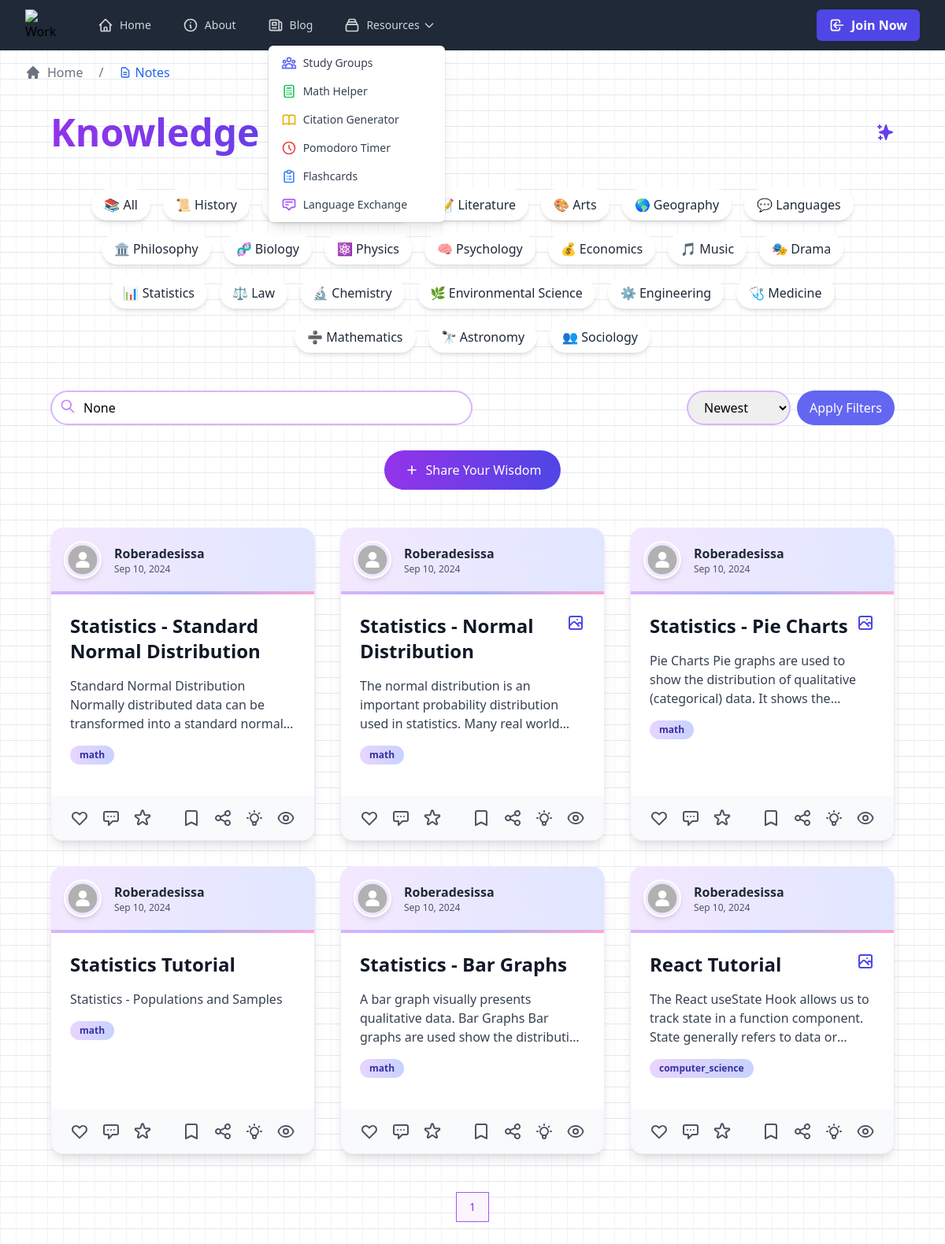
The app's page /notes with its own data.
### models/notes.py (models this page shows, shortened)
class Note(db.Model):
    id = db.Column(db.Integer, primary_key=True)
    title = db.Column(db.String(100), nullable=False)
    summary = db.Column(db.Text, nullable=False)
    content = db.Column(db.Text, nullable=False)
    date_posted = db.Column(
        db.DateTime, nullable=False, default=datetime.now(timezone.utc)
    )
    subject = db.Column(db.String(50), nullable=False)
    user_id = db.Column(db.Integer, db.ForeignKey("user.id"), nullable=False)
    ratings = db.Column(db.Text, default="[]")
    likes = db.relationship(
        "User", secondary=note_likes, backref=db.backref("notes_liked", lazy="dynamic")
    )
    dislikes = db.Column(db.Integer, default=0)
    image_file = db.Column(db.String(20), nullable=True)
    comments = db.relationship("Comment", backref="note", lazy="dynamic")
    tags = db.relationship(
        "Tag", secondary=note_tags, backref=db.backref("notes", lazy="dynamic")
    )
    bookmarks = db.relationship(
        "User",
        secondary=note_bookmarks,
        backref=db.backref("bookmarked_notes", lazy="dynamic"),
    )
    users_who_saved = db.relationship(
        "User", secondary=saved_notes, backref=db.backref("notes_saved", lazy="dynamic")
    )
    views = db.Column(db.Integer, default=0)
    @property
    def ratings_list(self):
        return json.loads(self.ratings)

### models/user.py (models this page shows, shortened)
class User(db.Model, UserMixin):
    id = db.Column(db.Integer, primary_key=True)
    first_name = db.Column(db.String(50), nullable=False)
    last_name = db.Column(db.String(50), nullable=False)
    username = db.Column(db.String(20), unique=True, nullable=False)
    email = db.Column(db.String(120), unique=True, nullable=False)
    password_hash = db.Column(db.String(128), nullable=False)
    school = db.Column(db.String(100), nullable=False)
    major = db.Column(db.String(100), nullable=False)
    year = db.Column(db.String(20), nullable=False)
    posts = db.relationship("Post", backref="author", lazy="dynamic")
    comments = db.relationship('Comment', backref='author', lazy='dynamic')
    bio = db.Column(db.Text)
    location = db.Column(db.String(100))
    website = db.Column(db.String(200))
    notes = db.relationship("Note", backref="author", lazy="dynamic")
    followers = db.relationship('Follow', foreign_keys='Follow.followed_id', backref='followed', lazy='dynamic')
    following = db.relationship('Follow', foreign_keys='Follow.follower_id', backref='follower', lazy='dynamic')
    messages_sent = db.relationship('Message', foreign_keys='Message.sender_id', backref='sender', lazy='dynamic')
    messages_received = db.relationship('Message', foreign_keys='Message.recipient_id', backref='recipient', lazy='dynamic')
    last_message_read_time = db.Column(db.DateTime)
    notifications = db.relationship('Notification', backref='user', lazy='dynamic')
    tasks = db.relationship('Task', backref='user', lazy='dynamic')
    joined_date = db.Column(db.DateTime, default=datetime.utcnow)
    profile_image = db.Column(db.String(20), nullable=False, default='default.jpg')

### routes/main.py (the view, shortened to what this page needs)
@main.route('/notes')
def notes():
    page = request.args.get('page', 1, type=int)
    subject = request.args.get('subject')
    search = request.args.get('search')
    sort = request.args.get('sort', 'newest')
    query = Note.query
    if subject and subject != 'All':
        query = query.filter(Note.subject == subject)
    if sort == 'newest':
        query = query.order_by(Note.date_posted.desc())
    elif sort == 'popular':
        query = query.order_by((Note.likes - Note.dislikes).desc())
    elif sort == 'rated':
        query = query.order_by(Note.rating.desc())
    elif sort == 'oldest':
        query = query.order_by(Note.date_posted.asc())
    elif sort == 'unrated':
        query = query.filter(Note.rating == 0)
    elif sort == 'unseen':
        query = query.filter(Note.views == 0)
    elif sort == 'saved':
        query = query.filter(Note.saved_by.any(id=current_user.id))
    notes = query.paginate(page=page, per_page=9)
    subjects = [
        'All', 'History', 'Computer Science', 'Literature', 'Arts', 'Geography',
        'Languages', 'Philosophy', 'Biology', 'Physics', 'Psychology', 'Economics',
        'Music', 'Drama', 'Statistics', 'Law', 'Chemistry', 'Environmental Science',
        'Engineering', 'Medicine', 'Mathematics', 'Astronomy', 'Sociology'
    ]
    subject_icons = {
        'All': '📚', 'History': '📜', 'Computer Science': '💻', 'Literature': '📝',
        'Arts': '🎨', 'Geography': '🌎', 'Languages': '💬', 'Philosophy': '🏛️',
        'Biology': '🧬', 'Physics': '⚛️', 'Psychology': '🧠', 'Economics': '💰',
        'Music': '🎵', 'Drama': '🎭', 'Statistics': '📊', 'Law': '⚖️',
        'Chemistry': '🔬', 'Environmental Science': '🌿',
        'Engineering': '⚙️',  # Added Engineering
        'Medicine': '🩺',  # Added Medicine
        'Mathematics': '➗',  # Added Mathematics
        'Astronomy': '🔭',  # Added Astronomy
        'Sociology': '👥'  # Added Sociology
    }
    return render_template('notes.html', notes=notes, subjects=subjects, subject_icons=subject_icons,
                           current_subject=subject, current_sort=sort, search_query=search)

### templates/notes.html (shortened to what this page needs)
{% extends "base.html" %}
{% block breadcrumbs %}
{{ super() }}
<span class="mx-5 text-gray-500">/</span>
<span class="text-blue-600 dark:text-blue-400 dark:hover:text-blue-600 flex items-center">
    <svg class="w-4 h-4 mr-1" fill="none" stroke="currentColor" viewBox="0 0 24 24" xmlns="http://www.w3.org/2000/svg">
        <path stroke-linecap="round" stroke-linejoin="round" stroke-width="2"
            d="M9 12h6m-6 4h6m2 5H7a2 2 0 01-2-2V5a2 2 0 012-2h5.586a1 1 0 01.707.293l5.414 5.414a1 1 0 01.293.707V19a2 2 0 01-2 2z">
        </path>
    </svg>
    Notes
</span>
{% endblock %}
{% block content %}
<div class="min-h-screen py-12 px-4 sm:px-6 lg:px-8">
    <div class="max-w-7xl mx-auto">
        <div class="flex flex-col md:flex-row justify-between items-center mb-12">
            <h1 class="text-5xl font-extrabold mb-4 md:mb-0">
                <span class="text-transparent bg-clip-text bg-gradient-to-r from-purple-600 to-indigo-600">Knowledge Nexus</span>
            </h1>
            <div class="flex items-center space-x-4">
            <a href="{{ url_for('main.chatcanva') }}" class="tool-btn" title="View Achievements">
            </a>
            </div>
        </div>
        <div class="mb-12 flex flex-wrap justify-center gap-4">
            {% for subject in subjects %}
            <button class="category-btn px-4 py-2 bg-white text-gray-800 rounded-full shadow-md hover:shadow-lg transition duration-300 ease-in-out {% if subject == current_subject %}bg-indigo-500 text-white{% endif %}" data-subject="{{ subject }}">
                {{ subject_icons[subject] }} {{ subject }}
            </button>
            {% endfor %}
        </div>
        <form id="filter-form" class="flex flex-col md:flex-row justify-between items-center mb-8">
            <div class="relative w-full md:w-1/2 mb-4 md:mb-0">
                <input type="text" id="search" name="search" placeholder="Explore knowledge..." value="{{ search_query }}"
                    class="w-full pl-10 pr-4 py-2 border-2 border-purple-300 rounded-full focus:outline-none focus:border-indigo-500 transition-colors">
                <svg class="absolute left-3 top-2.5 h-5 w-5 text-purple-400" fill="none" stroke="currentColor"
                    viewBox="0 0 24 24" xmlns="http://www.w3.org/2000/svg">
                    <path stroke-linecap="round" stroke-linejoin="round" stroke-width="2"
                        d="M21 21l-6-6m2-5a7 7 0 11-14 0 7 7 0 0114 0z"></path>
                </svg>
            </div>
            <div class="flex space-x-2">
                <select id="sort-by" name="sort"
                    class="border-2 border-purple-300 rounded-full px-4 py-2 focus:outline-none focus:border-indigo-500 transition-colors">
                    <option value="newest" {% if current_sort=='newest' %}selected{% endif %}>Newest</option>
                </select>
                <button type="submit"
                    class="bg-indigo-500 text-white px-4 py-2 rounded-full hover:bg-indigo-600 transition-colors">
                    Apply Filters
                </button>
            </div>
        </form>
        <div class="text-center mb-12">
            <a href="{{ url_for('main.create_note') }}" class="inline-flex items-center px-6 py-3 border border-transparent text-base font-medium rounded-full text-white bg-gradient-to-r from-purple-600 to-indigo-600 hover:from-purple-700 hover:to-indigo-700 focus:outline-none focus:ring-2 focus:ring-offset-2 focus:ring-indigo-500 transition-colors duration-300">
                <svg class="w-5 h-5 mr-2" fill="none" stroke="currentColor" viewBox="0 0 24 24" xmlns="http://www.w3.org/2000/svg">
                    <path stroke-linecap="round" stroke-linejoin="round" stroke-width="2" d="M12 6v6m0 0v6m0-6h6m-6 0H6"></path>
                </svg>
                Share Your Wisdom
            </a>
        </div>
<div class="grid grid-cols-1 md:grid-cols-2 lg:grid-cols-3 gap-8">
    {% for note in notes.items %}
    <div
        class="bg-white rounded-2xl shadow-lg overflow-hidden transition duration-300 hover:shadow-2xl border border-purple-100 transform hover:-translate-y-1 flex flex-col">
        <div class="bg-gradient-to-r from-purple-100 to-indigo-100 p-4 flex items-center space-x-4">
            <img src="{{ note.author.profile_picture or url_for('static', filename='images/default_profile.jpg') }}"
                alt="{{ note.author.username }}" class="w-12 h-12 rounded-full border-2 border-white shadow-md">
            <div>
                <h3 class="font-bold text-gray-800">{{ note.author.username }}</h3>
                <p class="text-xs text-gray-600">{{ note.date_posted.strftime('%b %d, %Y') }}</p>
            </div>
        </div>
        <div class="h-1 bg-gradient-to-r from-purple-300 via-indigo-300 to-pink-300"></div>
        <div class="p-6 flex-grow">
            <div class="flex justify-between items-start mb-4">
                <h2 class="text-2xl font-bold text-gray-900">{{ note.title }}</h2>
                {% if note.image_file %}
                <button onclick="toggleImage({{ note.id }})"
                    class="text-indigo-600 hover:text-indigo-800 transition-colors duration-200 relative group">
                </button>
                {% endif %}
            </div>
            <p class="text-gray-700 mb-4 line-clamp-3">{{ note.summary }}</p>
            <div class="flex flex-wrap gap-2 mb-4">
                <span
                    class="px-3 py-1 bg-gradient-to-r from-purple-200 to-indigo-200 text-indigo-800 text-xs font-semibold rounded-full">
                    {{ note.subject }}
                </span>
            </div>
        </div>
        <div class="bg-gray-50 px-6 py-4 flex justify-between items-center mt-auto">
            <div class="flex space-x-4">
                <button onclick="likeNote({{ note.id }})"
                    class="text-gray-600 hover:text-red-500 transition-colors duration-200">
                    <svg class="w-6 h-6" fill="none" stroke="currentColor" viewBox="0 0 24 24"
                        xmlns="http://www.w3.org/2000/svg">
                        <path stroke-linecap="round" stroke-linejoin="round" stroke-width="2"
                            d="M4.318 6.318a4.5 4.5 0 000 6.364L12 20.364l7.682-7.682a4.5 4.5 0 00-6.364-6.364L12 7.636l-1.318-1.318a4.5 4.5 0 00-6.364 0z">
                        </path>
                    </svg>
                </button>
                <button onclick="openDiscussion({{ note.id }})"
                    class="text-gray-600 hover:text-blue-500 transition-colors duration-200">
                    <svg class="w-6 h-6" fill="none" stroke="currentColor" viewBox="0 0 24 24"
                        xmlns="http://www.w3.org/2000/svg">
                        <path stroke-linecap="round" stroke-linejoin="round" stroke-width="2"
                            d="M8 10h.01M12 10h.01M16 10h.01M9 16H5a2 2 0 01-2-2V6a2 2 0 012-2h14a2 2 0 012 2v8a2 2 0 01-2 2h-5l-5 5v-5z">
                        </path>
                    </svg>
                </button>
                <button onclick="rateNote({{ note.id }})"
                    class="text-gray-600 hover:text-yellow-500 transition-colors duration-200">
                </button>
            </div>
            <div class="flex space-x-4">
                <button onclick="bookmarkNote({{ note.id }})"
                    class="text-gray-600 hover:text-indigo-500 transition-colors duration-200">
                    <svg class="w-6 h-6" fill="none" stroke="currentColor" viewBox="0 0 24 24"
                        xmlns="http://www.w3.org/2000/svg">
                        <path stroke-linecap="round" stroke-linejoin="round" stroke-width="2"
                            d="M5 5a2 2 0 012-2h10a2 2 0 012 2v16l-7-3.5L5 21V5z"></path>
                    </svg>
                </button>
                {% if note.author.id != current_user.id %}
                <button onclick="shareNote({{ note.id }})"
                    class="text-gray-600 hover:text-green-500 transition-colors duration-200">
                </button>
                {% endif %}
                <button onclick="showAISummary({{ note.id }})"
                    class="text-gray-600 hover:text-purple-500 transition-colors duration-200">
                </button>
                <a href="{{ url_for('main.view_note', note_id=note.id) }}"
                    class="text-gray-600 hover:text-teal-500 transition-colors duration-200">
                </a>
            </div>
        </div>
    </div>
    {% endfor %}
</div>
        <div class="mt-12 flex justify-center">
            <nav class="relative z-0 inline-flex rounded-md shadow-sm -space-x-px" aria-label="Pagination">
                {% for page_num in notes.iter_pages(left_edge=1, right_edge=1, left_current=1, right_current=2) %}
                    {% if page_num %}
                        {% if notes.page == page_num %}
                            <a href="{{ url_for('main.notes', page=page_num) }}" class="relative inline-flex items-center px-4 py-2 border border-purple-500 bg-purple-50 text-sm font-medium text-purple-600 hover:bg-purple-100">
                                {{ page_num }}
                            </a>
                        {% else %}
                            <a href="{{ url_for('main.notes', page=page_num) }}" class="relative inline-flex items-center px-4 py-2 border border-gray-300 bg-white text-sm font-medium text-gray-700 hover:bg-gray-50">
                                {{ page_num }}
                            </a>
                        {% endif %}
                    {% else %}
                        <span class="relative inline-flex items-center px-4 py-2 border border-gray-300 bg-white text-sm font-medium text-gray-700">
                            ...
                        </span>
                    {% endif %}
                {% endfor %}
            </nav>
        </div>
    </div>
</div>
{% endblock %}

### templates/notes.html (style rules this page uses)
.tool-btn { @apply p-2 text-purple-600 hover:text-indigo-600 transition-colors duration-200 rounded-full hover:bg-purple-100; }
.category-btn { @apply px-4 py-2 bg-white text-purple-600 rounded-full shadow-md hover:shadow-lg transition-shadow duration-200 font-medium; }

### records on screen
Note: author.username "Roberadesissa", date_posted "Sep 10, 2024", title "Statistics - Standard Normal Distribution", summary "Standard Normal Distribution Normally distributed data can be transformed into a standard…", subject "math"
Note: author.username "Roberadesissa", date_posted "Sep 10, 2024", title "Statistics - Normal Distribution", summary "The normal distribution is an important probability distribution used in statistics. Many real…", subject "math"
Note: author.username "Roberadesissa", date_posted "Sep 10, 2024", title "Statistics - Pie Charts", summary "Pie Charts Pie graphs are used to show the distribution of qualitative (categorical) data. It shows…", subject "math"
Note: author.username "Roberadesissa", date_posted "Sep 10, 2024", title "Statistics Tutorial", summary "Statistics - Populations and Samples", subject "math"
Note: author.username "Roberadesissa", date_posted "Sep 10, 2024", title "Statistics - Bar Graphs", summary "A bar graph visually presents qualitative data. Bar Graphs Bar graphs are used show the…", subject "math"
Note: author.username "Roberadesissa", date_posted "Sep 10, 2024", title "React Tutorial", summary "The React useState Hook allows us to track state in a function component. State generally refers to data…", subject "computer_science"

### other values on screen
{{ subject_icons[subject] }} "📚" "📜" "📝" "🎨" "🌎" "💬" "🏛️" "🧬" "⚛️" "🧠" "💰" "🎵" "🎭" "📊" "⚖️" "🔬" "🌿" "⚙️" "🩺" "➗" "🔭" "👥"
{{ subject }} "All" "History" "Literature" "Arts" "Geography" "Languages" "Philosophy" "Biology" "Physics" "Psychology" "Economics" "Music" "Drama" "Statistics" "Law" "Chemistry" "Environmental Science" "Engineering" "Medicine" "Mathematics" "Astronomy" "Sociology"
{{ page_num }} "1"
